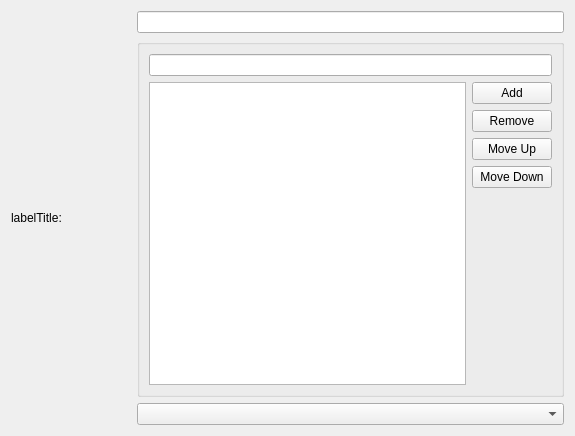
<?xml version="1.0" encoding="UTF-8"?>
<ui version="4.0">
 <class>SettingsItemWidget</class>
 <widget class="QWidget" name="SettingsItemWidget">
  <property name="geometry">
   <rect>
    <x>0</x>
    <y>0</y>
    <width>575</width>
    <height>436</height>
   </rect>
  </property>
  <property name="windowTitle">
   <string notr="true">SettingsItemWidget</string>
  </property>
  <layout class="QGridLayout" name="gridLayout">
   <item row="0" column="0">
    <layout class="QHBoxLayout" name="horizontalLayout">
     <item>
      <widget class="QLabel" name="labelTitle">
       <property name="minimumSize">
        <size>
         <width>120</width>
         <height>0</height>
        </size>
       </property>
       <property name="text">
        <string notr="true">labelTitle:</string>
       </property>
       <property name="wordWrap">
        <bool>true</bool>
       </property>
      </widget>
     </item>
     <item>
      <layout class="QVBoxLayout" name="verticalLayout01">
       <item>
        <widget class="QLineEdit" name="lineItem"/>
       </item>
       <item>
        <widget class="QGroupBox" name="listItems">
         <property name="title">
          <string/>
         </property>
         <layout class="QGridLayout" name="gridLayout_2">
          <item row="1" column="0">
           <widget class="QListWidget" name="listWidget"/>
          </item>
          <item row="1" column="1">
           <layout class="QVBoxLayout" name="verticalLayout_02">
            <item>
             <widget class="QPushButton" name="pushAdd">
              <property name="text">
               <string>Add</string>
              </property>
             </widget>
            </item>
            <item>
             <widget class="QPushButton" name="pushDelete">
              <property name="text">
               <string>Remove</string>
              </property>
             </widget>
            </item>
            <item>
             <widget class="QPushButton" name="pushUp">
              <property name="text">
               <string>Move Up</string>
              </property>
             </widget>
            </item>
            <item>
             <widget class="QPushButton" name="pushDown">
              <property name="text">
               <string>Move Down</string>
              </property>
             </widget>
            </item>
            <item>
             <spacer name="verticalSpacer">
              <property name="orientation">
               <enum>Qt::Vertical</enum>
              </property>
              <property name="sizeHint" stdset="0">
               <size>
                <width>20</width>
                <height>40</height>
               </size>
              </property>
             </spacer>
            </item>
           </layout>
          </item>
          <item row="0" column="0" colspan="2">
           <widget class="QLineEdit" name="lineEdit"/>
          </item>
         </layout>
        </widget>
       </item>
       <item>
        <widget class="QComboBox" name="comboItems"/>
       </item>
      </layout>
     </item>
    </layout>
   </item>
  </layout>
 </widget>
 <resources/>
 <connections/>
</ui>
